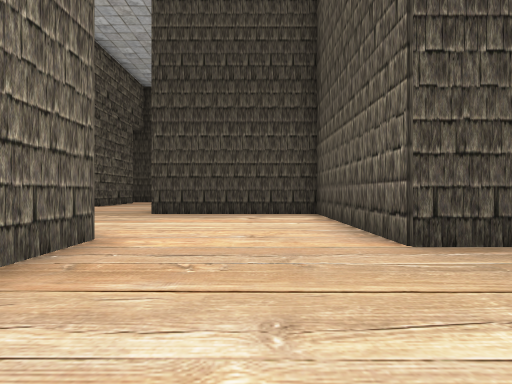
[1] (above)

24 first-person views from a walk through a scene from a Unity 3-D project. The camera is 1.2 m above the floor, looks level and sees 80° across. The floor is counted in squares, 2 m on a side. Each view is taken from the middle of a square. On the plan, view 1 faces up. The plan holds only what a view shows up to about 9 squares ahead; the rest is blank. The place goes on beyond the plan. The player character is not drawn. Door leaves are left out, so doorways stand open.

[2]
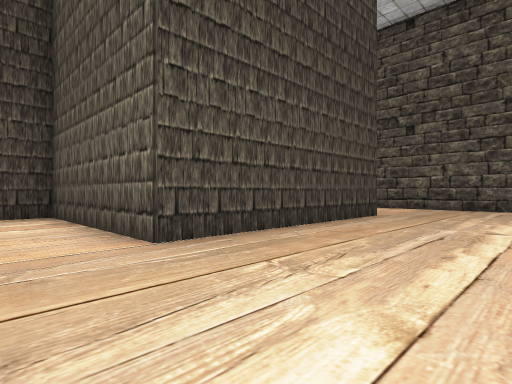

[3]
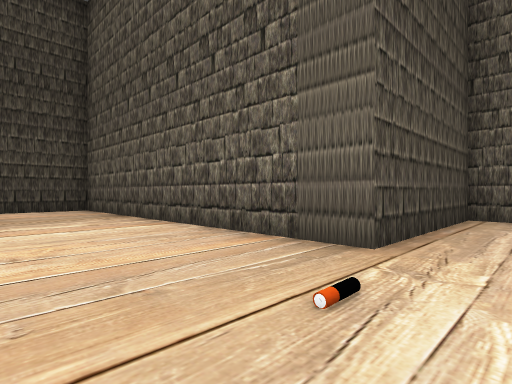

[4]
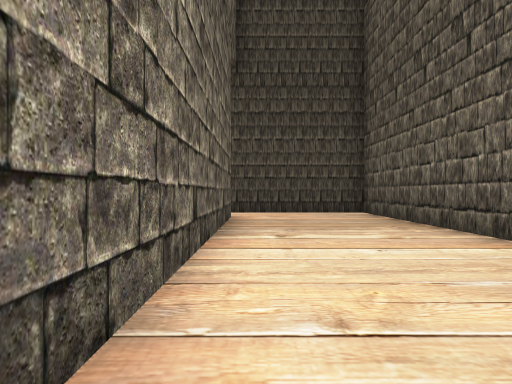

[5]
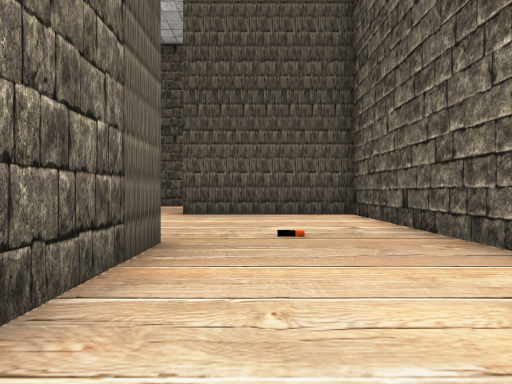

[6]
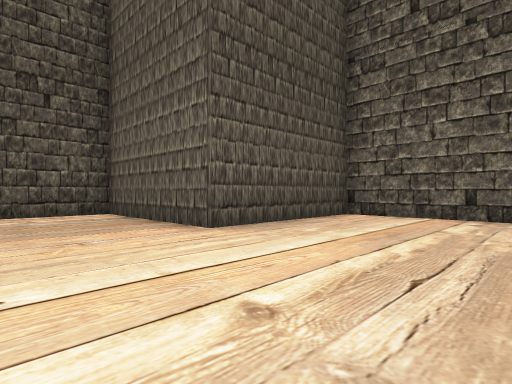

[7]
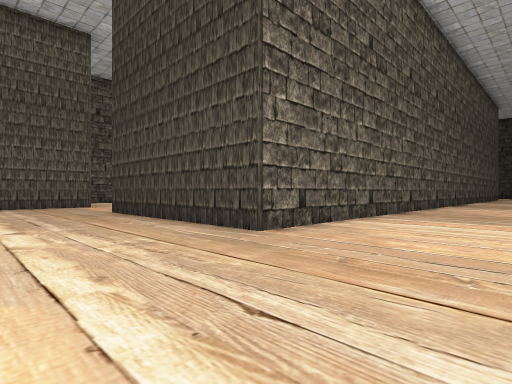

[8]
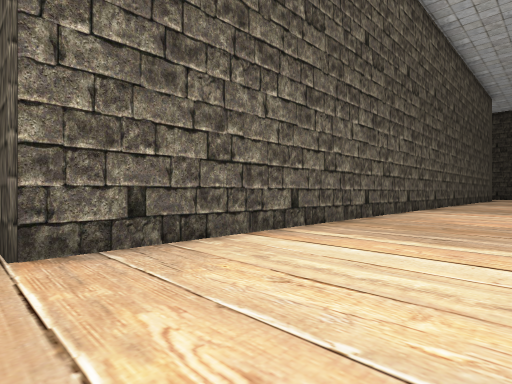

[9]
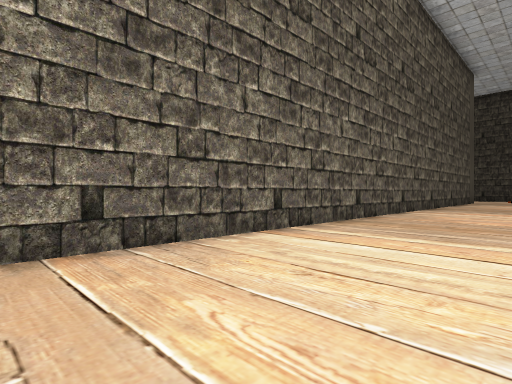

[10]
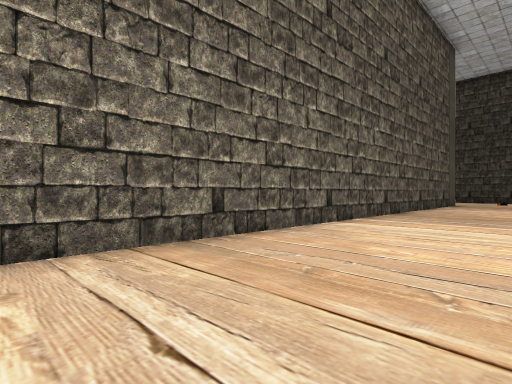

[11]
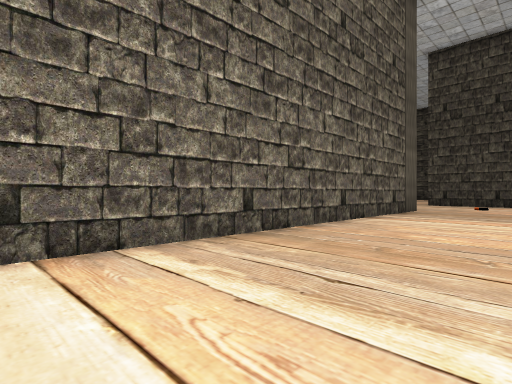

[12]
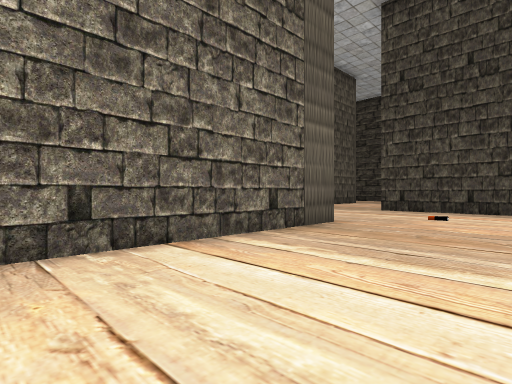

[13]
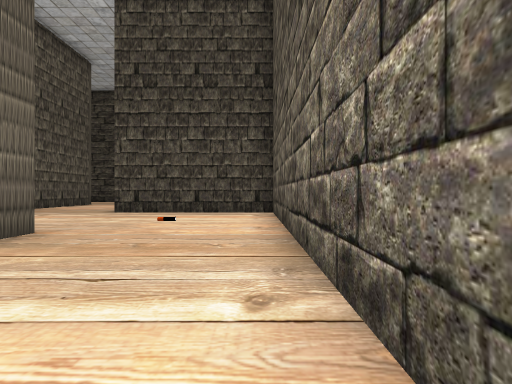

[14]
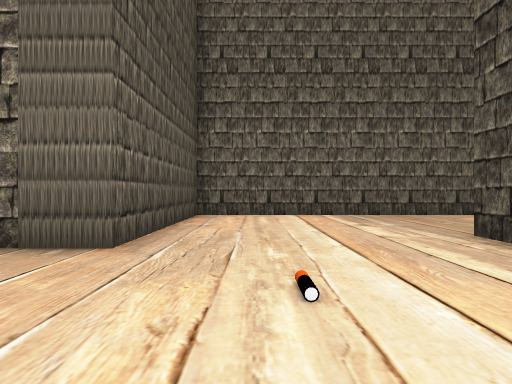

[15]
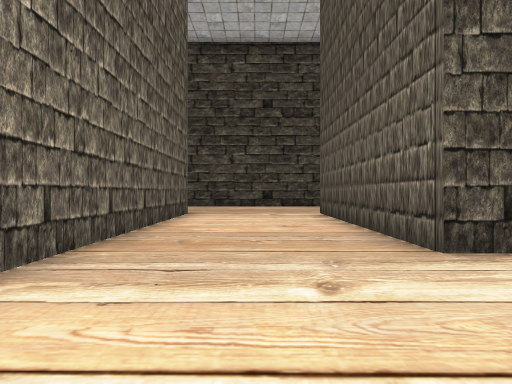

[16]
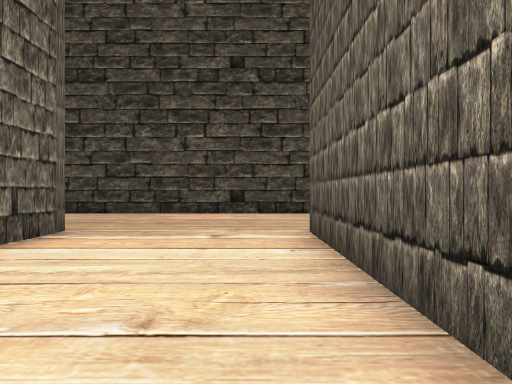

[17]
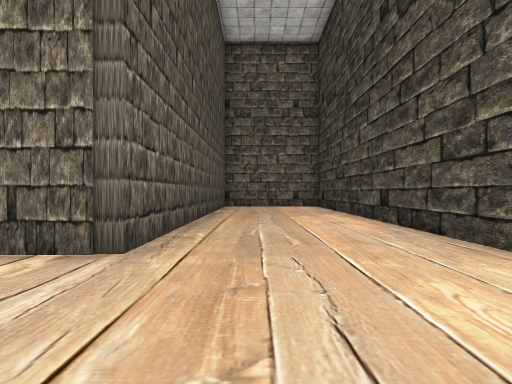

[18]
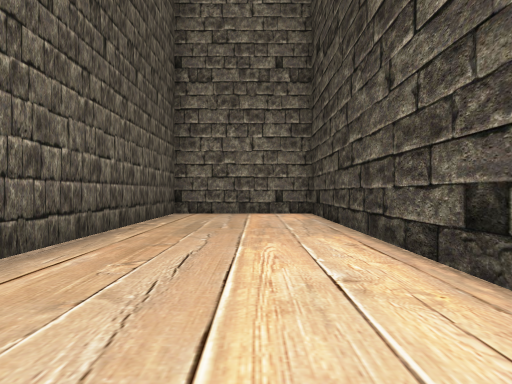

[19]
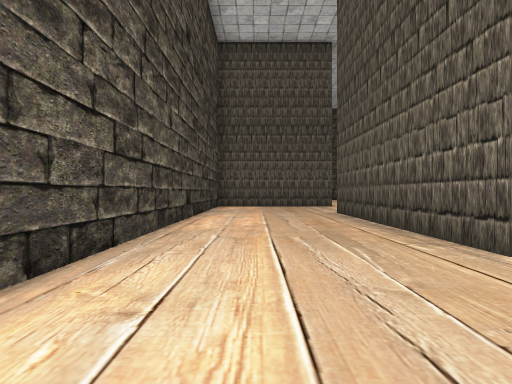

[20]
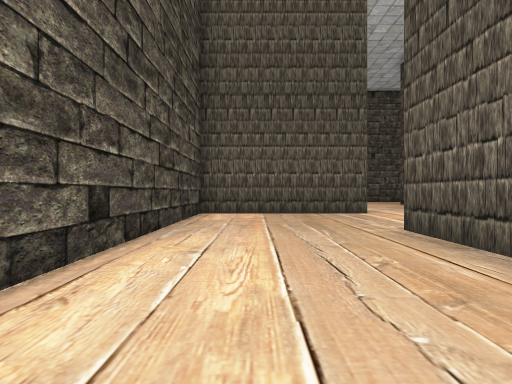

[21]
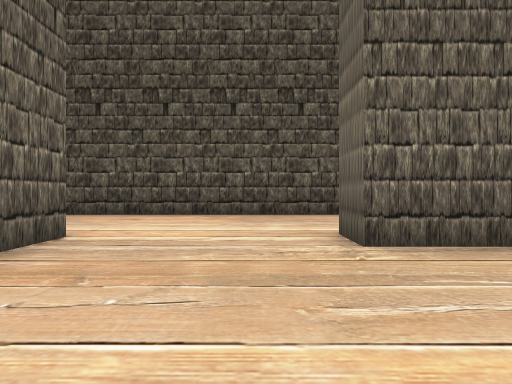

[22]
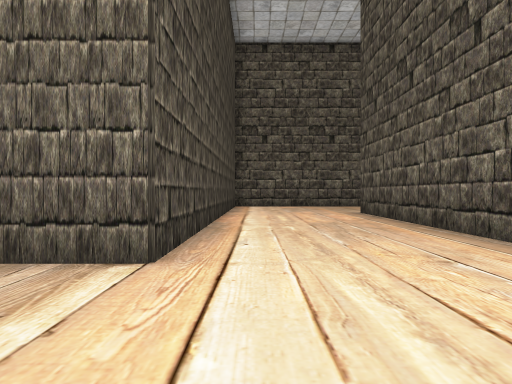

[23]
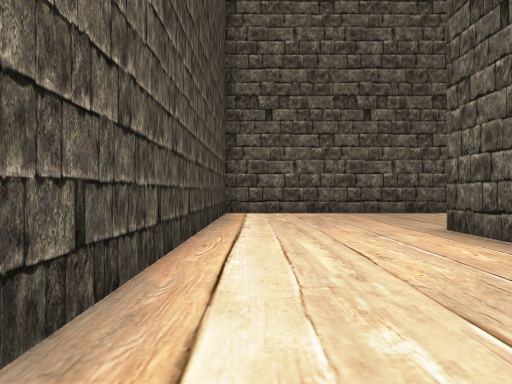

[24]
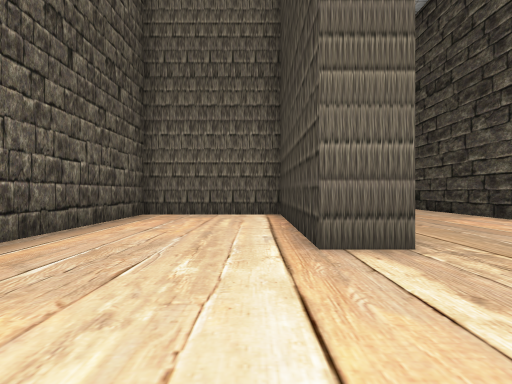

### Floor plan
Points are (right, up) in squares from view 1. A wall is a line through its corners. A room is listed if a view was taken in it or the views show most of it. See-through windows are left out.
Room 1 (views 1, 2, 3, 4, 5, 6, 7, 8, 9, 10, 11, 12, 13, 14, 15, 16, 17, 18, 19, 20, 21, 22, 23, 24)
walls: (11.5, 24.5) (11.5, 33) (6.8, 33) (6.8, 38.7) (12.8, 38.7) (12.8, 37.7) (7.8, 37.7) (7.8, 34) (22.9, 34); (-6.6, 16.1) (-6.6, 3.9) (-2, 3.9) (-2, -0.7) (0.2, -0.7); (26.4, 37.9) (16.5, 37.9) (16.5, 42.6) (-6.6, 42.6) (-6.6, 38.7) (3.1, 38.7) (3.1, 28.5) (7.8, 28.5) (7.8, 3.3) (1.7, 3.3) (1.7, 8.4) (-2.9, 8.4) (-2.9, 17.9) (-6.8, 17.9)
ways out: open door at (-7, 17)
objects: other object (-4, 8); other object (9, 30)

Where each view was taken, in squares from view 1:
view 1: 0 up, 0 right, facing up
view 2: 0 up, 0 right, facing up-right
view 3: 7 up, 6 left, facing up-right
view 4: 9 up, 6 left, facing up
view 5: 12 up, 4 left, facing down
view 6: 8 up, 1 right, facing down-left
view 7: 0 up, 11 right, facing up-left
view 8: 3 up, 11 right, facing up-left
view 9: 9 up, 11 right, facing up-left
view 10: 13 up, 11 right, facing up-left
view 11: 18 up, 11 right, facing up-left
view 12: 23 up, 11 right, facing up-left
view 13: 24 up, 11 right, facing up
view 14: 30 up, 11 right, facing left
view 15: 30 up, 5 right, facing up
view 16: 34 up, 6 right, facing up
view 17: 40 up, 6 right, facing left
view 18: 41 up, 2 right, facing left
view 19: 41 up, 4 right, facing right
view 20: 41 up, 8 right, facing right
view 21: 42 up, 14 right, facing down
view 22: 37 up, 14 right, facing right
view 23: 37 up, 18 right, facing right
view 24: 37 up, 16 right, facing left
